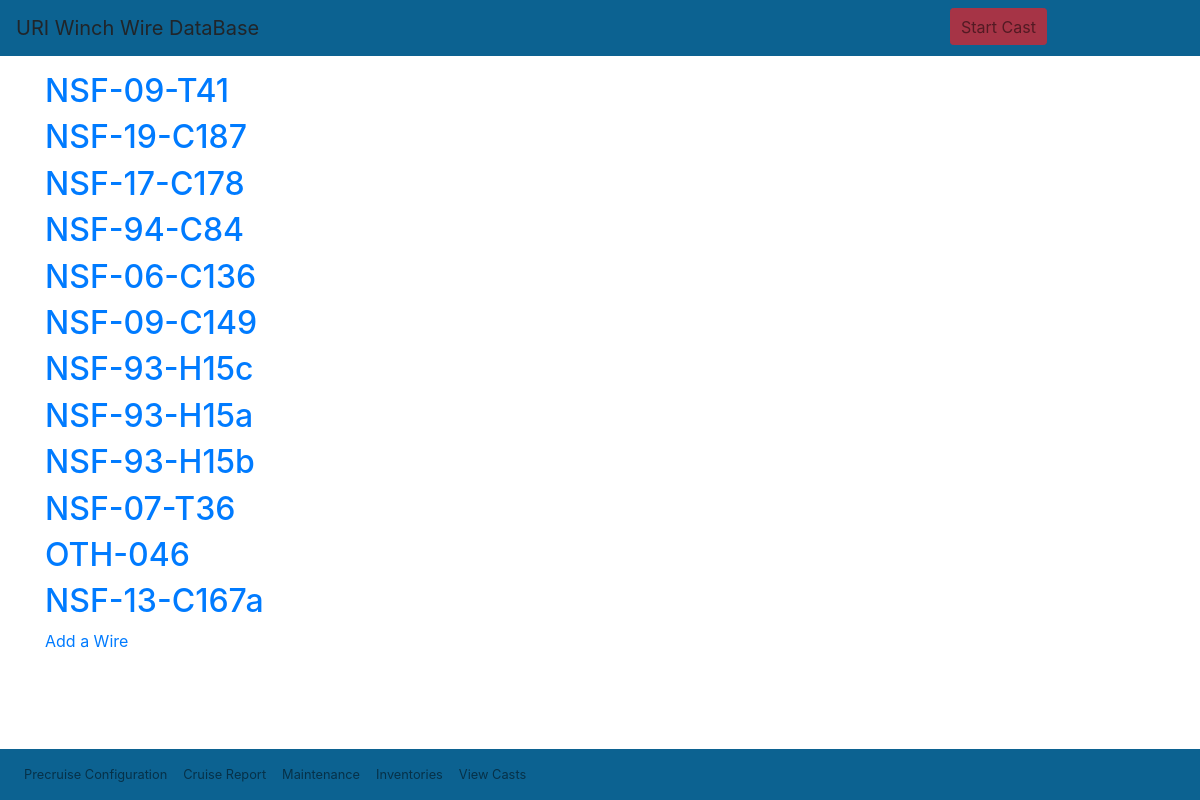
Screenshot of /wwdb/wirelist/ with the database file from the repository.
### wwdb/models.py (models this page shows, shortened)
class Wire(models.Model):
    id = models.AutoField(db_column='Id', primary_key=True, blank=True, null=False)  # Field name made lowercase.
    wirerope = models.ForeignKey(WireRopeData, models.DO_NOTHING, db_column='WireRopeId', blank=True, null=True, verbose_name='Wire rope data id')  # Field name made lowercase.
    winch = models.ForeignKey(Winch, models.DO_NOTHING, db_column='WinchId', blank=True, null=True, verbose_name='Winch', related_name='reverse_wire')  # Field name made lowercase.
    manufacturerid = models.TextField(db_column='ManufacturerId', blank=True, null=True, verbose_name='Manufacturer id')  # Field name made lowercase.
    nsfid = models.TextField(db_column='NsfId', blank=True, null=True, verbose_name='NSF id')  # Field name made lowercase.
    dateacquired = models.DateTimeField(db_column='DateAcquired', blank=True, null=True, verbose_name='Date Acquired', validators=[MaxValueValidator(limit_value=datetime.today)])  # Field name made lowercase.
    notes = models.TextField(db_column='Notes', blank=True, null=True, verbose_name='notes')  # Field name made lowercase.
    status = models.BooleanField(db_column='Status', blank=True, null=True, verbose_name='Status')
    drums = models.ManyToManyField(Drum, through='WireDrum', related_name='loaded_wires', verbose_name='Drum')
    factorofsafety = models.ForeignKey(FactorOfSafety, models.DO_NOTHING, db_column='FactorofSafety', blank=True, null=True, related_name='wirefactorofsafety', verbose_name='Factor of safety')  # Field name made lowercase.
    dryendtag = models.IntegerField(db_column='DryEndTag', blank=True, null=True, verbose_name='Dry end tag value (m)')  # Field name made lowercase.
    class Meta:
        managed = True
        db_table = 'Wire'
        verbose_name_plural = "Wire"

### wwdb/views.py (the view)
# urls.py: path('wirelist/', WireList.as_view(), name='wirelist'),
class WireList(ListView):
    model = Wire
    template_name="wwdb/wirelist.html"

### wwdb/templates/wwdb/wirelist.html (shortened to what this page needs)
{% extends "wwdb/base.html" %}
{% block content %}
{% for wire in wire_list %}
<div class="wire-entry">
    <h2><a href="{% url 'wiredetail' wire.pk %}">{{wire.nsfid}}</a></h2>
</div>
{% endfor %}
<a href="{% url 'wireadd' %}"> Add a Wire</a>
{% endblock content %}

### rows the page displays
Wire: nsfid "NSF-09-T41"
Wire: nsfid "NSF-19-C187"
Wire: nsfid "NSF-17-C178"
Wire: nsfid "NSF-94-C84"
Wire: nsfid "NSF-06-C136"
Wire: nsfid "NSF-09-C149"
Wire: nsfid "NSF-93-H15c"
Wire: nsfid "NSF-93-H15a"
Wire: nsfid "NSF-93-H15b"
Wire: nsfid "NSF-07-T36"
Wire: nsfid "OTH-046"
Wire: nsfid "NSF-13-C167a"
